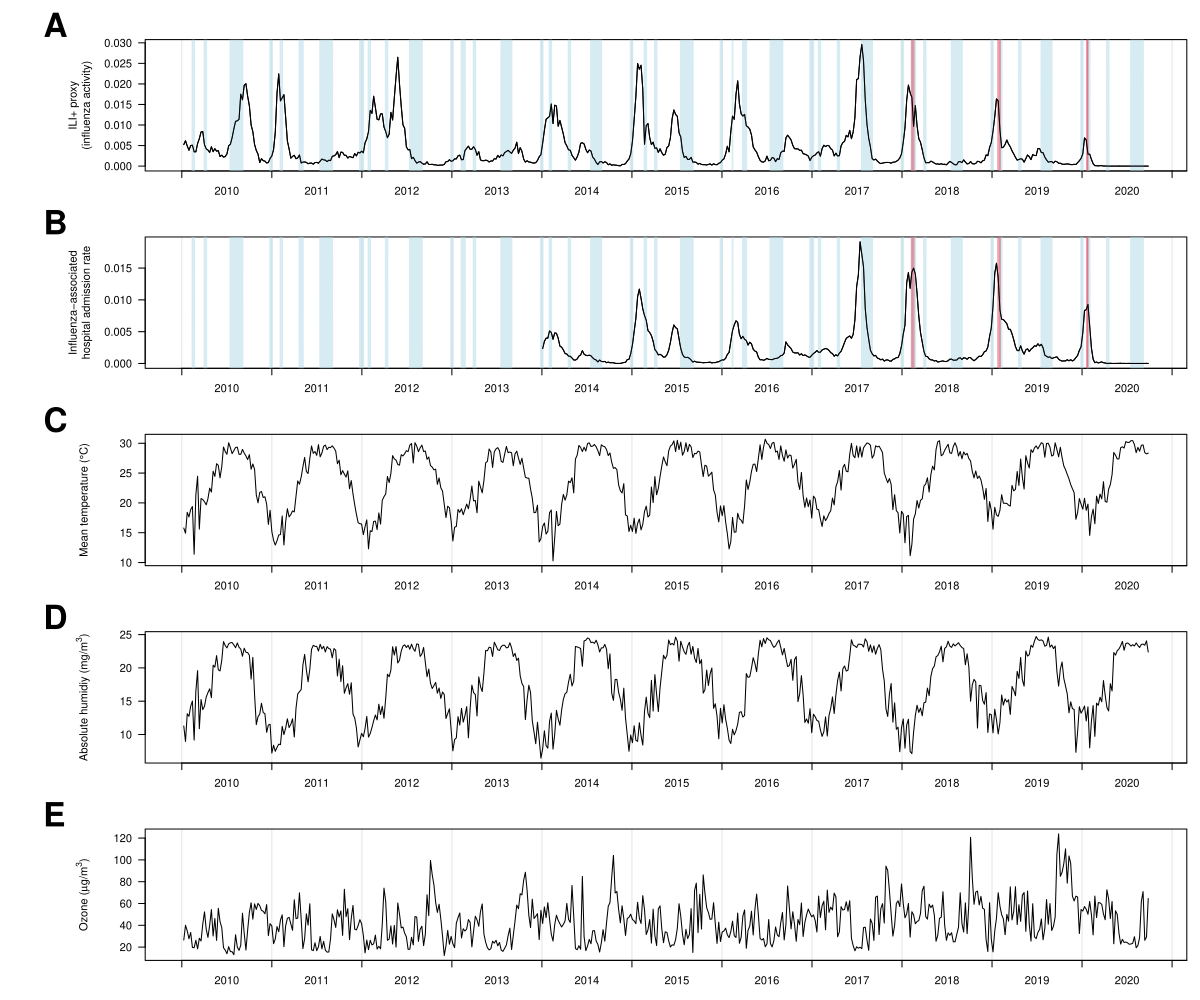

Recreate this plot in R.





#
#--- SETUP ---
#





load(list.files("data", "HK_flu_reg", full.names = T))
load(list.files("data", "hosp_data", full.names = T))
source("program/20230628_reg_sep_fore_Xw_fx.R")





f.yr = 2020
f.period = 4
data.fx(data, f.yr, f.period, 10)
data[, "t"] = decimal_date(data[, "WeekEnd"])


data = merge(
  x = data,
  y = hosp.data,
  by.x  = c("WeekEnd", "Year", "Week"),
  by.y  = c("weekend", "year", "week"),
  all.x = T
)






# plot function
plot.fx = function(x, y.lab, panel, n = 1) {

  with(
    data, {
      plot(
        NULL,
        ylim = range(get(x), na.rm = T)/n,
        xlim = range(t), 
        type = "l",
        xaxt = "n",
        yaxt = "n",
        xlab = "",
        ylab = y.lab
      )
    }
  )
  
  axis(2)
  axis(1, at = 2010:2030, labels = F)
  axis(1, at = 2010:2030 + 0.5, labels = 2010:2030, tick = F)
  abline(v = 2010:2030, col = alpha(1, 0.1))
  
  with(data, lines(x = t, y = get(x)/n))
  
  mtext(panel, side = 3, adj = -0.1, cex = 2, font = 2)
  
}



# school closure
ScClos.dt = as.Date(
  c(
    "15/03/2008", "22/03/2008", "29/03/2008", "13/06/2009", "20/06/2009", "27/06/2009", 
    "04/07/2009", "10/02/2018",  "17/02/2018", "26/01/2019", "02/02/2019","22/01/2020", "23/01/2020"
  ),
  format = "%d/%m/%Y"
)





# output

pdf(height = 10, width = 12, file = file.fx("Fig1.pdf"))

# windows(height = 10, width = 12)
# quartz(height = 10, width = 12)
par(mfrow = c(5,1), mar = c(3,6,2,1), mgp = c(4, 1, 0), oma = c(0, 5, 1, 0), las = 1)

plot.fx("ILIpS", "ILI+ proxy\n(influenza activity)", "A", 1e6)
with(data, polygon.fx(t  = t, UB = ifelse(ScHD > 2, 1, -1), LB = -1, col = alpha("lightblue", 0.5) ) )
abline(v = decimal_date(ScClos.dt), col = alpha(2, 0.5), lty = 1 , lwd = 2)
with(data, lines(x = t, y = ILIpS/1e6))

plot.fx("admission.1e6", "Influenza-associated\nhospital admission rate", "B", 1e4)
with(data, polygon.fx(t  = t, UB = ifelse(ScHD > 2, 1, -1), LB = -1, col = alpha("lightblue", 0.5) ) )
abline(v = decimal_date(ScClos.dt), col = alpha(2, 0.5), lty = 1 , lwd = 2)
with(data, lines(x = t, y = admission.1e6/1e4))

plot.fx("Mean_Temp", bquote("Mean temperature (" *degree*"C)"), "C")
plot.fx(       "AH", bquote("Absolute humidiy (mg/m"^"3"*")"),  "D")
plot.fx(       "o3", bquote("Ozone ("*mu*"g/m"^"3"*")"),        "E")

dev.off()





#
#--- END ---
#
